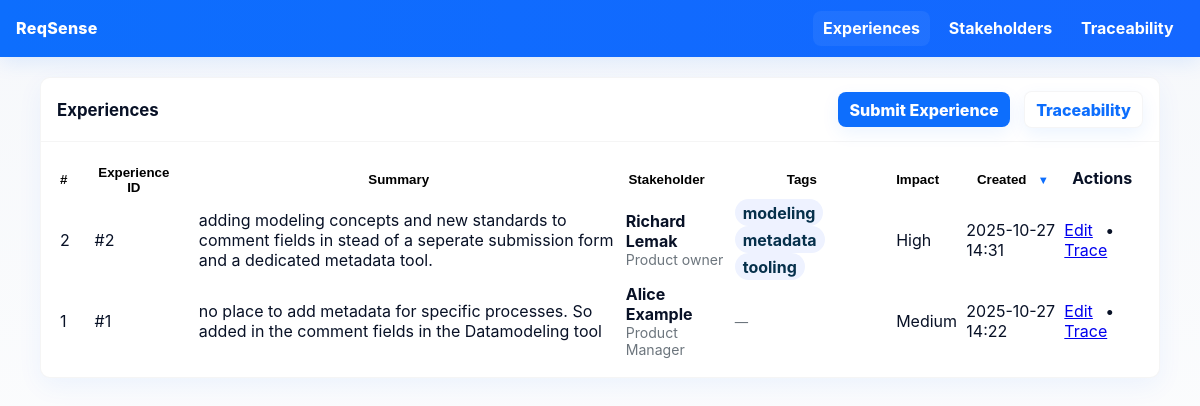
Before: /experiences/ with the older database file.
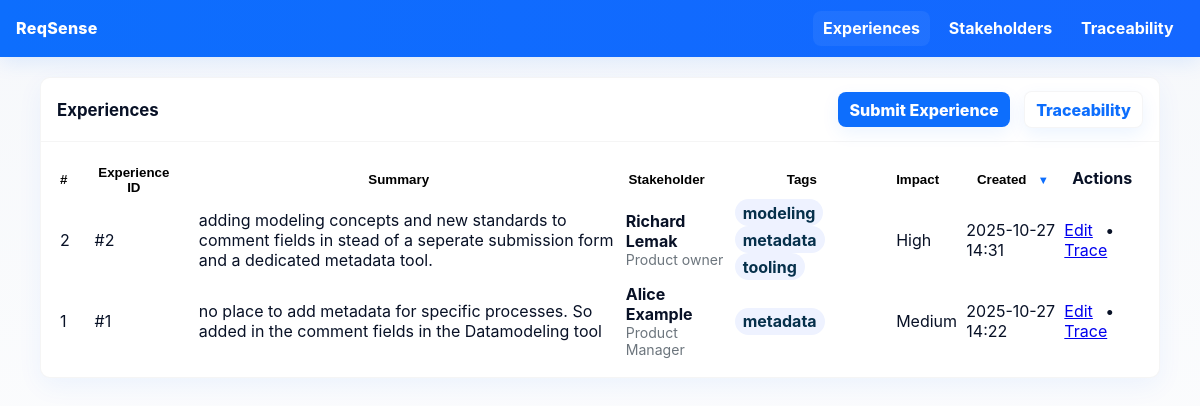
After: the same page with the newer database file.
### src/models.py (models this page shows, shortened)
class Experience(db.Model):
    __tablename__ = 'experiences'
    id = db.Column(db.Integer, primary_key=True)
    experience_id = db.Column(db.String(16), unique=True)
    narrative_text = db.Column(db.Text, nullable=False)
    stakeholder_id = db.Column(db.Integer, db.ForeignKey('stakeholders.id'))
    context_tags = db.Column(JSON)               # stores list of tags
    participants = db.Column(JSON)
    pain_points = db.Column(JSON)
    current_workaround = db.Column(db.Text)
    impact_severity = db.Column(db.String(50))
    emotional_indicators = db.Column(JSON)
    created_at = db.Column(db.DateTime(timezone=True), default=lambda: datetime.now(timezone.utc))
    updated_at = db.Column(db.DateTime(timezone=True), onupdate=lambda: datetime.now(timezone.utc))
    stakeholder = db.relationship('Stakeholder', back_populates='experiences')
    requirements = db.relationship(
        'Requirement',
        secondary=experience_requirement_link,
        back_populates='experiences',
        overlaps="requirements,experiences"
    )
    analysis = db.relationship('ExperienceAnalysis',
                             back_populates='experience',
                             uselist=False)

class Stakeholder(db.Model):
    __tablename__ = 'stakeholders'
    id = db.Column(db.Integer, primary_key=True)
    name = db.Column(db.String(255), nullable=False)
    role = db.Column(db.String(255), nullable=True)
    department = db.Column(db.String(255), nullable=True)
    email = db.Column(db.String(255), nullable=True)
    type = db.Column(db.String(100), nullable=True)       # e.g. Customer, Partner, Internal
    importance = db.Column(db.Integer, nullable=True)    # 0..10
    influence = db.Column(db.Integer, nullable=True)     # 0..10
    notes = db.Column(db.Text, nullable=True)
    created_at = db.Column(db.DateTime(timezone=True), default=lambda: datetime.now(timezone.utc))
    experiences = db.relationship('Experience', back_populates='stakeholder', lazy='select')
    requirements = db.relationship(
        'RequirementSubmission',
        secondary=stakeholder_requirements,
        back_populates='stakeholders',
        lazy='select'
    )

### src/routes/experiences.py (the view)
@experiences_bp.route('/', methods=['GET'])
def overview():
    experiences = Experience.query.order_by(Experience.created_at.desc()).all()
    return render_template('experiences/overview.html', experiences=experiences)

### src/templates/experiences/overview.html (shortened to what this page needs)
{% extends "base.html" %}
{% block content %}
<div class="table-card">
  <div class="table-header">
    <h2>Experiences</h2>
    <div>
      <a class="btn" href="{{ url_for('experiences.submit_experience') }}">Submit Experience</a>
      <a class="btn" href="{{ url_for('experiences.traceability') }}" style="background:#fff;color:var(--accent);margin-left:.6rem;border:1px solid rgba(15,23,36,0.04)">Traceability</a>
    </div>
  </div>
  <div style="padding:1rem">
    <div class="table-responsive">
      <table id="experiences-table" class="table">
        <thead>
          <tr>
            <th><button class="sort-btn" data-col="0" data-type="num"># </button></th>
            <th><button class="sort-btn" data-col="1" data-type="text">Experience ID </button></th>
            <th><button class="sort-btn" data-col="2" data-type="text">Summary </button></th>
            <th><button class="sort-btn" data-col="3" data-type="text">Stakeholder </button></th>
            <th><button class="sort-btn" data-col="4" data-type="text">Tags </button></th>
            <th><button class="sort-btn" data-col="5" data-type="text">Impact </button></th>
            <th><button class="sort-btn" data-col="6" data-type="date">Created <span class="sort-indicator"></span></button></th>
            <th>Actions</th>
          </tr>
        </thead>
        <tbody>
        {% for e in experiences %}
          <tr>
            <td>{{ e.id }}</td>
            <td>{{ e.experience_id or ('#' ~ e.id) }}</td>
            <td class="summary-cell">
              <div class="text-truncate">{{ (e.narrative_text[:180] ~ ('...' if e.narrative_text|length > 180 else '')) }}</div>
            </td>
            <td class="stakeholder-cell">
              {% if e.stakeholder %}
                <div><strong>{{ e.stakeholder.name }}</strong></div>
                <div class="small muted">{{ e.stakeholder.role or '' }}</div>
              {% else %}
                <small class="muted">—</small>
              {% endif %}
            </td>
            <td>
              {% for t in (e.context_tags or []) %}
                <span class="badge">{{ t }}</span>
              {% else %}
                <small class="muted">—</small>
              {% endfor %}
            </td>
            <td>{{ e.impact_severity or '—' }}</td>
            <td data-sort="{{ e.created_at.isoformat() if e.created_at }}">{{ e.created_at.strftime('%Y-%m-%d %H:%M') if e.created_at else '—' }}</td>
            <td>
              <a href="{{ url_for('experiences.edit_experience', experience_id=e.id) }}">Edit</a>
              <span style="margin:0 .5rem">•</span>
              <a href="{{ url_for('experiences.traceability') }}#exp-{{ e.id }}">Trace</a>
            </td>
          </tr>
        {% else %}
          <tr><td colspan="8">No experiences yet.</td></tr>
        {% endfor %}
        </tbody>
      </table>
    </div>
  </div>
</div>
{% endblock %}

Changed rows visible on the page:
changed Experience "Medium": no longer shows "—"
Other visible differences:
new list line: "metadata"
